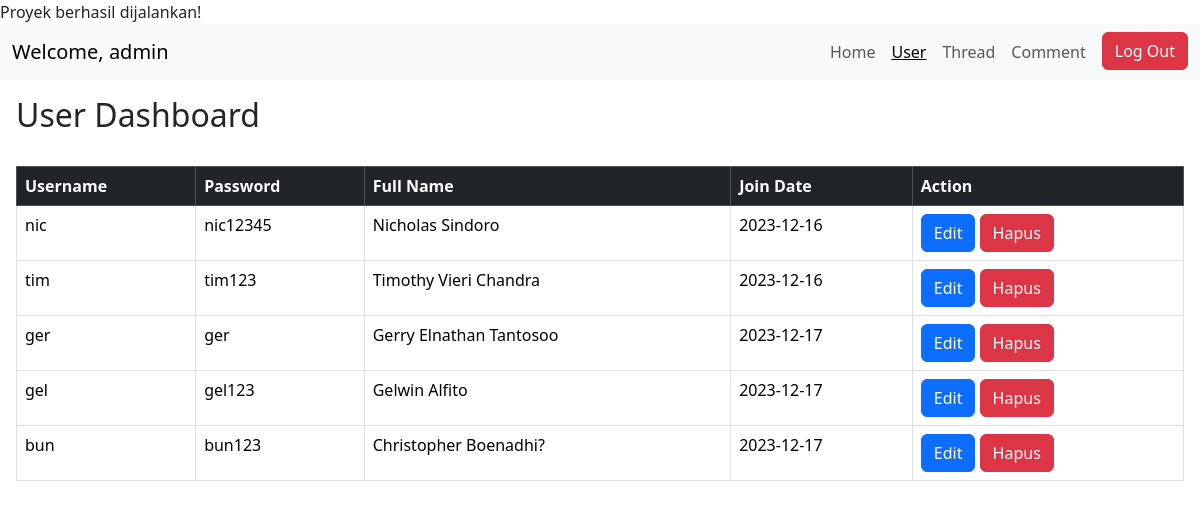
Page /admin/user.php (signed in) on the committed database.
### tables this page shows
CREATE TABLE `account` (
  `id` int(11) NOT NULL,
  `username` varchar(100) NOT NULL,
  `pass` varchar(100) NOT NULL,
  `full_name` varchar(100) NOT NULL,
  `join_date` date NOT NULL,
  `profile_picture_link` varchar(100) NOT NULL
);

### admin/user.php (the view, shortened to what this page needs)
<?php
require("navbar.php");
?>
<!DOCTYPE html>
<html lang="en">
<head>
</head>
<body>
    <div class="container-fluid p-3">
        <h2>User Dashboard</h2>
        <br>
        <table class="table table-bordered">
            <thead class="table-dark">
                <tr>
                    <th>Username</th>
                    <th>Password</th>
                    <th>Full Name</th>
                    <th>Join Date</th>
                    <th>Action</th>
                </tr>
            </thead>
            <tbody>
                <?php
                $sql = "SELECT * FROM account
                ORDER BY join_date";
                $stmt = $conn->query($sql);
                $rows = $stmt->fetchAll();
                foreach ($rows as $row) {
                    echo "<tr>
                        <td>" . $row["username"] . "</td>
                        <td>" . $row["pass"] . "</td>
                        <td>" . $row["full_name"] . "</td>
                        <td>" . $row["join_date"] . "</td>
                        <td>
                            <button class='btn btn-primary' onclick='edit(" . $row["id"] . ")'>Edit</button>
                            <button class='btn btn-danger' onclick='hapus(" . $row["id"] . ")'>Hapus</button>
                        </td>";
                }
                ?>
            </tbody>
        </table>
    </div>
</body>
</html>

### rows in the picture
account: username "nic", pass "nic12345", full_name "Nicholas Sindoro", join_date "2023-12-16"
account: username "tim", pass "tim123", full_name "Timothy Vieri Chandra", join_date "2023-12-16"
account: username "ger", pass "ger", full_name "Gerry Elnathan Tantosoo", join_date "2023-12-17"
account: username "gel", pass "gel123", full_name "Gelwin Alfito", join_date "2023-12-17"
account: username "bun", pass "bun123", full_name "Christopher Boenadhi?", join_date "2023-12-17"

### other values in the picture
$_SESSION['admin_username'] "admin"
